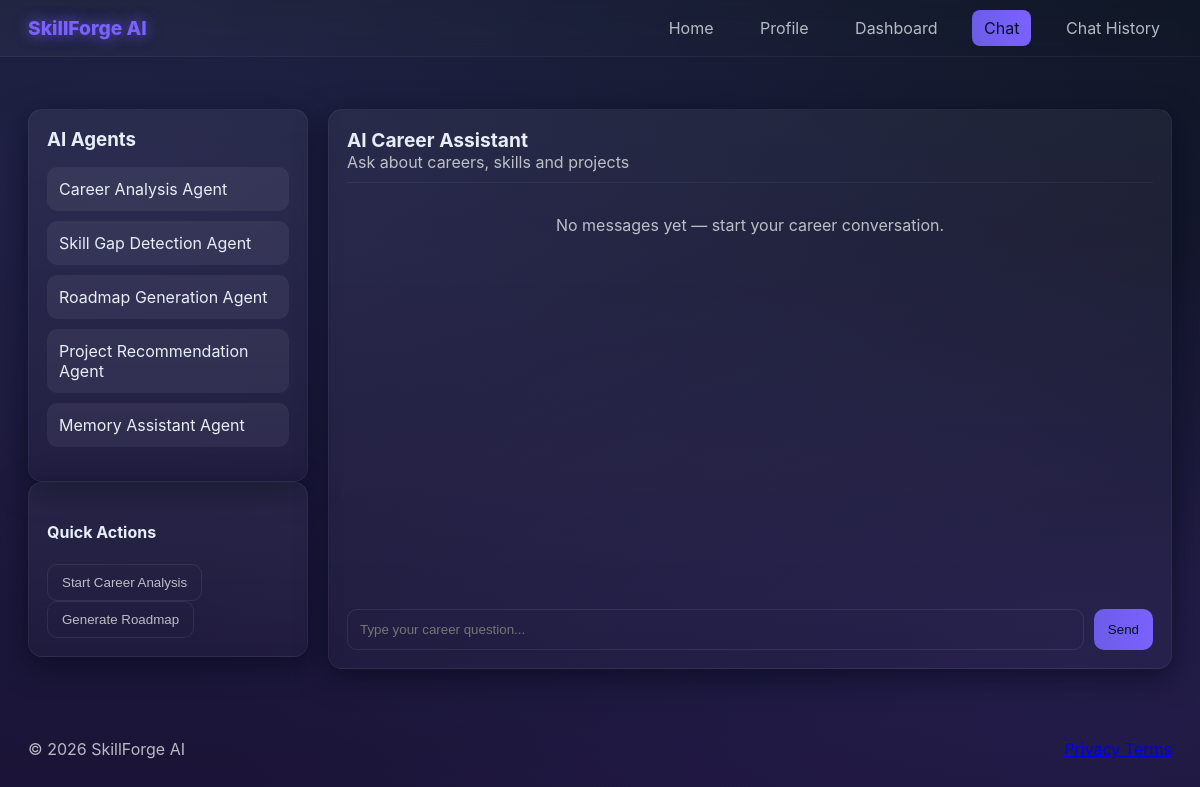
The app's page /chat, older data.
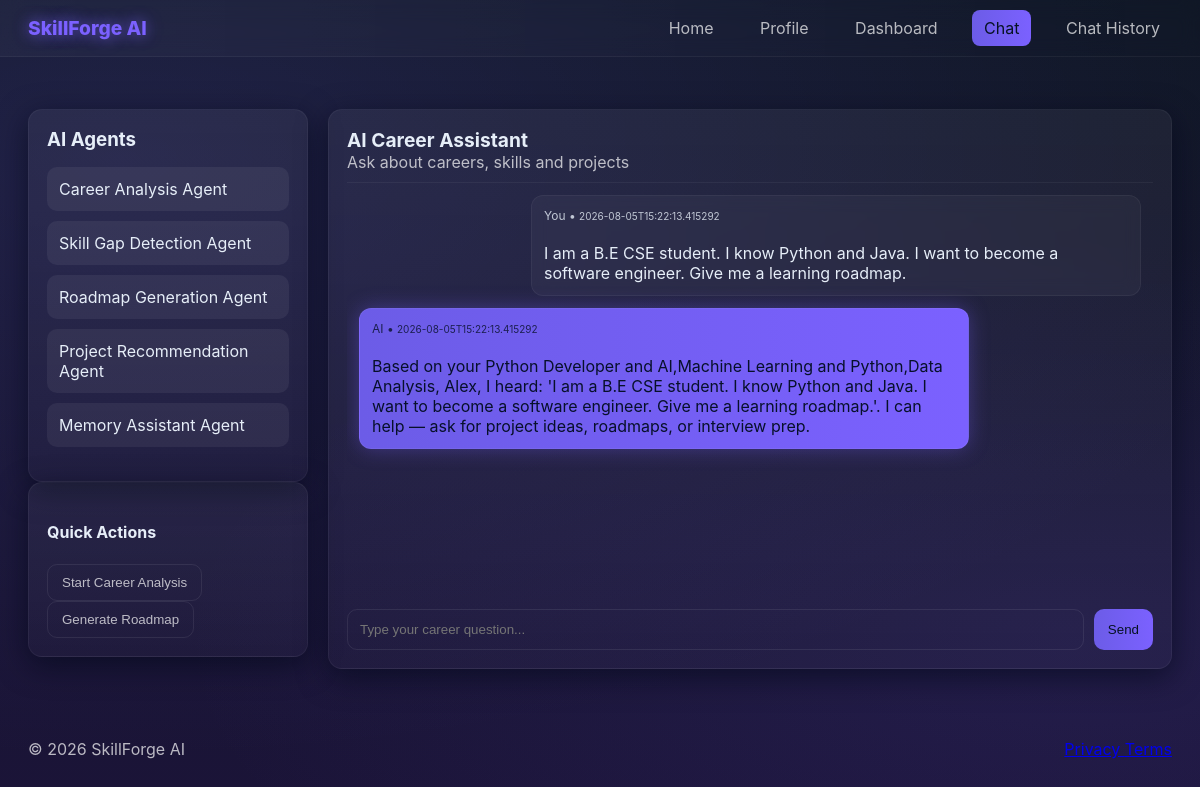
The same page, newer data.
### tables this page shows
CREATE TABLE chats (
        id INTEGER PRIMARY KEY AUTOINCREMENT,
        user_id INTEGER,
        message TEXT,
        response TEXT,
        created_at TEXT
    );

### app.py (the view)
@app.route('/chat')
def chat():
    user_id=request.args.get('user_id',1)
    conn=get_db_connection()
    chats=conn.execute(
        '''
        SELECT *
        FROM chats
        WHERE user_id=?
        ORDER BY id ASC
        ''',
        (user_id,)
    ).fetchall()
    conn.close()
    return render_template(
        'chat.html',
        user_id=user_id,
        chats=chats
    )

### app.py (called while the page is built)
def get_db_connection():
    conn = sqlite3.connect(DB_PATH)
    conn.row_factory = sqlite3.Row
    return conn

@app.context_processor
def inject_year():
    return {
        "current_year": datetime.now().year
    }

### templates/chat.html (shortened to what this page needs)
<!doctype html>
<html>
<head>
    <link rel="stylesheet" href="{{ url_for('static', filename='style.css') }}">
</head>
<body>
<header class="top-nav">
    <div class="brand">
        SkillForge AI
    </div>
    <nav class="nav-links">
        <a href="/">Home</a>
        <a href="/profile">Profile</a>
        <a href="/dashboard">Dashboard</a>
        <a class="active" href="/chat">Chat</a>
        <a href="/chat-history">Chat History</a>
    </nav>
</header>
<main class="container">
<section class="sidebar">
<div class="card agents">
<h3>AI Agents</h3>
<ul class="agent-list">
<li class="agent-item">
Career Analysis Agent
</li>
<li class="agent-item">
Skill Gap Detection Agent
</li>
<li class="agent-item">
Roadmap Generation Agent
</li>
<li class="agent-item">
Project Recommendation Agent
</li>
<li class="agent-item">
Memory Assistant Agent
</li>
</ul>
</div>
<div class="card quick-actions">
<h4>Quick Actions</h4>
<button class="btn"
onclick="sendQuick('Analyze my career path')">
Start Career Analysis
</button>
<button class="btn ghost"
onclick="sendQuick('Generate a learning roadmap for me')">
Generate Roadmap
</button>
</div>
</section>
<section class="chat-panel">
<div class="card chat-card">
<div class="chat-header">
<div class="title">
AI Career Assistant
</div>
<div class="sub">
Ask about careers, skills and projects
</div>
</div>
<div id="chat-box" class="chat-box">
{% for c in chats %}
<div class="message-row">
<div class="bubble user-message">
<div class="meta">
You • <small>{{ c['created_at'] }}</small>
</div>
<div class="text">
{{ c['message'] }}
</div>
</div>
</div>
<div class="message-row">
<div class="bubble ai-message">
<div class="meta">
AI • <small>{{ c['created_at'] }}</small>
</div>
<div class="text">
{{ c['response'] }}
</div>
</div>
</div>
{% else %}
<div class="empty-state">
No messages yet — start your career conversation.
</div>
{% endfor %}
</div>
<form id="chat-form" class="chat-form">
<input
id="message"
class="input"
type="text"
placeholder="Type your career question..."
autocomplete="off"
required
>
<button type="submit" class="btn primary">
Send
</button>
</form>
</div>
</section>
</main>
<footer class="footer">
<div>
© 2026 SkillForge AI
</div>
<div class="footer-links">
<a href="#">
</a>
<a href="#">
</a>
</div>
</footer>
</body>
</html>

### static/style.css (style rules this page uses)
:root { --bg-1:#0f1724; --bg-2:#1b1438; --accent-1:#6c5ce7; --accent-2:#7b61ff; --glass:rgba(255,255,255,0.06); --glass-2:rgba(255,255,255,0.04); --muted:rgba(255,255,255,0.7); --card-padding:18px; --radius:14px; }
* { box-sizing:border-box; }
html,body { height:100%; margin:0; font-family: Inter, ui-sans-serif, system-ui, -apple-system, "Segoe UI", Roboto, Arial; }
body { color:#e6eef8; background: radial-gradient( 1200px 600px at 10% 20%, rgba(123,97,255,0.15), transparent ), radial-gradient( 900px 400px at 90% 80%, rgba(108,92,231,0.12), transparent ), linear-gradient( 180deg, var(--bg-1), var(--bg-2) ); -webkit-font-smoothing:antialiased; }
.top-nav { display:flex; align-items:center; justify-content:space-between; padding:16px 28px; background: linear-gradient( 90deg, rgba(255,255,255,0.03), transparent ); backdrop-filter:blur(10px); border-bottom: 1px solid rgba(255,255,255,0.05); }
.brand { font-size:1.2rem; font-weight:800; color:var(--accent-2); text-shadow: 0 0 15px rgba(123,97,255,0.8); }
.nav-links a { color:var(--muted); text-decoration:none; margin-left:18px; padding:8px 12px; border-radius:8px; }
.nav-links a.active { background: linear-gradient( 90deg, var(--accent-1), var(--accent-2) ); color:#061223; }
.container { display:flex; gap:20px; padding:28px; max-width:1200px; margin:24px auto; }
.sidebar { flex:0 0 280px; }
.chat-panel { flex:1; display:flex; flex-direction:column; }
.card { background: linear-gradient( 180deg, rgba(255,255,255,0.05), rgba(255,255,255,0.02) ); padding:var(--card-padding); border-radius:var(--radius); border: 1px solid rgba(255,255,255,0.05); box-shadow: 0 8px 30px rgba(2,6,23,0.6); transition:.3s; }
.agents h3 { margin:0 0 12px; }
.agent-list { list-style:none; padding:0; }
.agent-item { padding:12px; margin-bottom:10px; border-radius:10px; background:var(--glass); cursor:pointer; transition:.3s; }
.btn { display:inline-block; padding:10px 14px; border-radius:10px; border: 1px solid rgba(255,255,255,0.08); color:var(--muted); background:transparent; cursor:pointer; transition:.3s; }
.btn.primary { background: linear-gradient( 90deg, var(--accent-1), var(--accent-2) ); color:#061223; border:none; }
.btn.ghost { background:transparent; }
.chat-card { display:flex; flex-direction:column; height:70vh; }
.chat-header { padding-bottom:10px; border-bottom: 1px solid rgba(255,255,255,0.05); }
.chat-header .title { font-size:1.2rem; font-weight:700; }
.chat-header .sub { color:var(--muted); }
.chat-box { flex:1; overflow:auto; padding:12px; display:flex; flex-direction:column; gap:12px; }
.message-row { display:flex; }
.bubble { max-width:78%; padding:12px; border-radius:12px; background:var(--glass-2); backdrop-filter:blur(8px); border: 1px solid rgba(255,255,255,0.05); }
.user-message { margin-left:auto; }
.ai-message { margin-right:auto; background: linear-gradient( 90deg, var(--accent-1), var(--accent-2) ); color:#07102a; box-shadow: 0 0 20px rgba(123,97,255,0.35); }
.bubble .meta { font-size:.75rem; opacity:.8; }
.bubble .text { white-space:pre-wrap; }
.chat-form { display:flex; gap:10px; padding-top:12px; }
.chat-form .input { flex:1; padding:12px; border-radius:10px; background:transparent; color:white; border: 1px solid rgba(255,255,255,0.08); }
.footer { display:flex; justify-content:space-between; padding:18px 28px; color:var(--muted); }

Row changes from the older to the newer data that the page shows:
added chats: created_at "2026-08-05T15:22:13.415292", message "I am a B.E CSE student. I know Python and Java. I want to become a software engineer. Give me a learning roadmap.", response "Based on your Python Developer and AI,Machine Learning and Python,Data Analysis, Alex, I heard: 'I am a B.E CSE student. I know Python and Java. I want to become a software engineer. Give me a learning roadmap.'. I can help — ask for project ideas, roadmaps, or interview prep."
Text that changed along with them:
text no longer shown: "No messages yet — start your career conversation."
